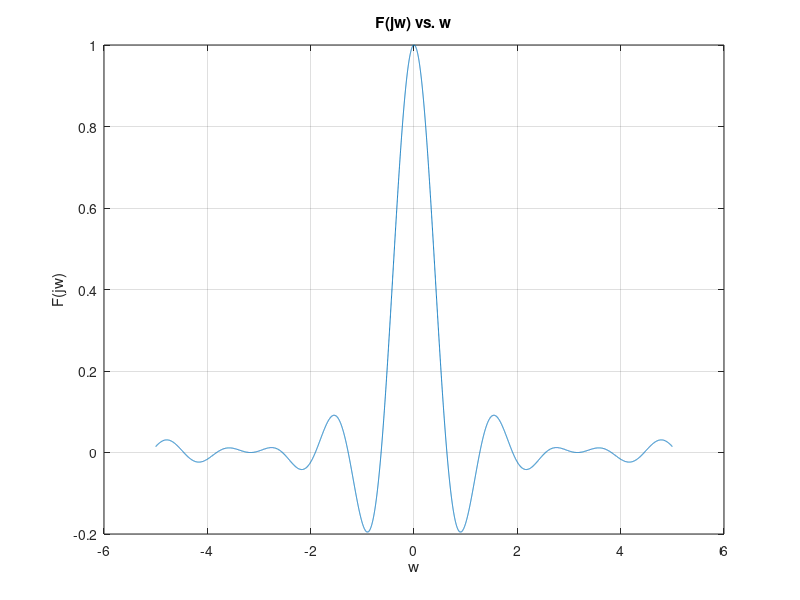
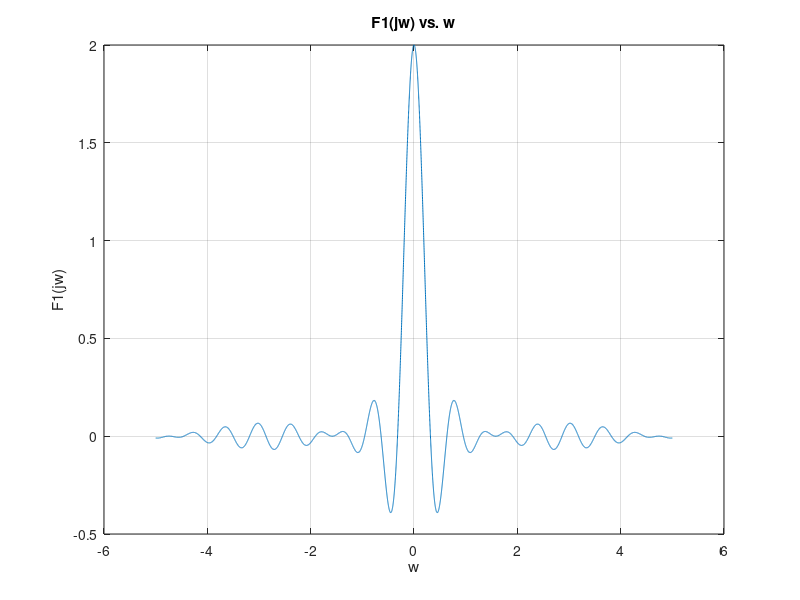
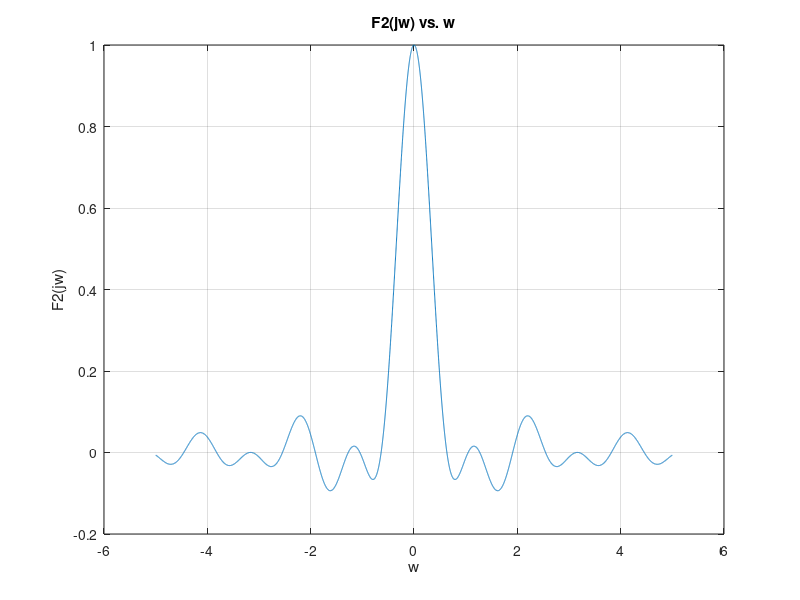
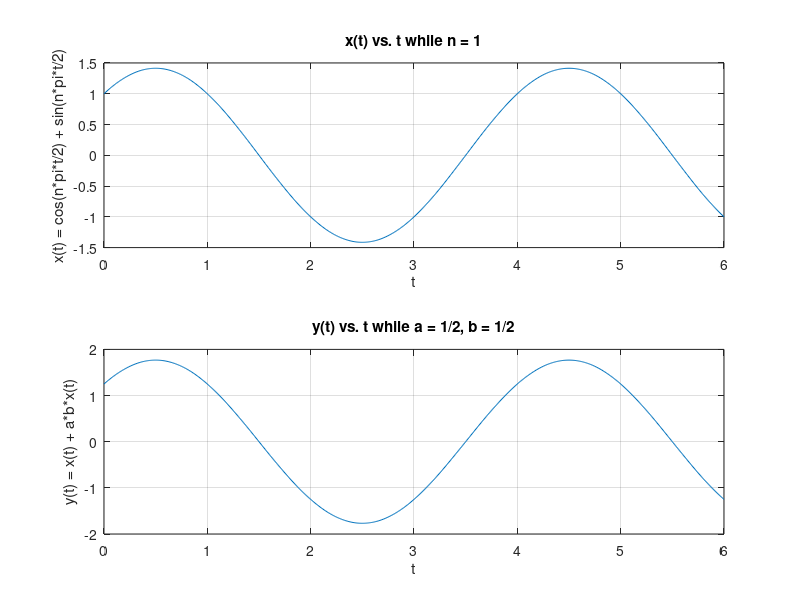

The MATLAB source for these figures, in order: (Note: this script raises an error after producing the figures.)
clear all;

% Problem 1
%==========================================================================
w = [-5:0.001:5];

Fa = exp(-j*w*0.5).*sinc(w*pi()/2);

figure (1)
plot (w, Fa)
title('F(jw) vs. w')
xlabel ('w')
ylabel ('F(jw)')
grid on

Fb = 2*exp(-j*w).*sinc(w*pi());

figure (2)
plot (w, Fb)
title('F1(jw) vs. w')
xlabel ('w')
ylabel ('F1(jw)')
grid on

Fc = exp(-j*w*1.5).*sinc(w*pi()/2);

figure (3)
plot (w, Fc)
title('F2(jw) vs. w')
xlabel ('w')
ylabel ('F2(jw)')
grid on

% Problem 3
%==========================================================================

t = [0:0.01:6];
n = 1;
a = 1/2;
b = 1/2;

% Plot x(t) vs. t
xt = cos(n*pi()*t/2) + sin(n*pi()*t/2);

figure (4)
subplot(2,1,1)

plot (t, xt)
title('x(t) vs. t while n = 1')
xlabel ('t')
ylabel ('x(t) = cos(n*pi*t/2) + sin(n*pi*t/2)')
grid on

% Plot y(t) vs. t
yt = xt + a*b*xt;

subplot(2,1,2)
plot (t, yt)
title('y(t) vs. t while a = 1/2, b = 1/2')
xlabel ('t')
ylabel ('y(t) = x(t) + a*b*x(t)')
grid on

% Problem 4
%==========================================================================

t = [-1:0.01:2];

% Plot x(t) vs. t
xt = t.*(heaviside(t)-heaviside(t-1));

figure (5)
subplot(3,1,1)

plot (t, xt)
axis([-1,2,-0.5,1.5])
title('x(t) vs. t')
xlabel ('t')
ylabel ('x(t) = t(u(t)-u(t-1))')
grid on

% Plot h(t) vs. t
ht = heaviside(t)-heaviside(t-1);

subplot(3,1,2)

plot (t, ht)
axis([-1,2,-0.5,1.5])
title('h(t) vs. t')
xlabel ('t')
ylabel ('h(t) = t(u(t)-u(t-1))')
grid on

% Plot y(t) vs. t 
ht = heaviside(t-1)-heaviside(t-2);
yt = convn(xt,ht,'same');

subplot(3,1,3)
plot (t, yt)
axis([-1,2,-0.5,4])
title('y(t) vs. t')
xlabel ('t')
ylabel ('y(t) = x(t)*y(t) ERROR')
grid on

% Problem 5
%==========================================================================
t = [-0.5:0.01:4];

% Plot x(t)
xt = (5*sin(10*t)).*heaviside(t);

figure (6)
subplot(2,1,1)

plot (t, xt)
title('x(t) vs. t')
xlabel ('t')
ylabel ('x(t) = (5*sin(10*t))u(t)')
grid on

% Plot y(t)
yt = (-2.5*(cos(10*t)-sin(10*t))+2.5*exp(-10*t)).*heaviside(t);

subplot(2,1,2)
plot (t, yt)
axis([-0.5,4,-5,5])
title('y(t) vs. t')
xlabel ('t')
ylabel ('y(t) = (-2.5*(cos(10*t)-sin(10*t))+2.5*exp(-10*t))u(t)')
grid on

% FFT of h(t)
Fs = 30;
T = 1/Fs;
L = 1000;
t = (0:L-1)*T;
ht = 1/sqrt(2)*cos(10*t-pi()/4).*heaviside(t);

NFFT = 2^nextpow2(L);
H = fft(ht,NFFT)/L;
f = Fs/2*linspace(0,1,NFFT/2+1);

figure (7)
plot(f*(2*pi()), 2*abs(H(1:NFFT/2+1)))
title('FFT of h(t)')
xlabel('w(rad/s)')
ylabel('|H(f)|')

% FFT of x(t)
xt = (5*sin(10*t)).*heaviside(t);
X = fft(xt, NFFT)/L;

figure (8)
plot(f, 2*abs(X(1:NFFT/2+1)))
title('FFT of x(t)')
xlabel('Frequency (Hz)')
ylabel('|X(f)|')

% Z-transform of h(t)
syms n;
h = 1/sqrt(2)*cos(10*n-pi()/4).*heaviside(n);
ztrans(h)

% Plot |H(exp(jwT)| vs. w.
w = [0:0.01:13];
h = exp(-j*w*pi()/4)/sqrt(2)*pi().*[dirac(w-10)+dirac(w+10)];

figure (9)
plot(w, abs(h))
title('|H(exp(-j*w*pi/4))| vs. w ERROR')
xlabel('w (rad/s)')
ylabel('|H(exp(-j*w*pi/4))|')

% Problem 6
%==========================================================================

% Plot v(t) vs t
T = 1/4000;
t = [0:0.00001:0.001];
vt = 4/pi()*sin(2*pi()*t/T) + 2/pi()*sin(4*pi()*t/T);

figure (10)
subplot(2,1,1)
plot(t, vt)
title('v(t) vs. t')
xlabel('t(s^(-1))')
ylabel('v(t)')

% Plot y(t) vs t
yt =1/sqrt(16*pi()^2+1)*sin(2*pi()*t/T-atan(4*pi()))+1/sqrt(144*pi()^2+1)*sin(4*pi()*t/T-atan(12*pi()));

subplot(2,1,2)
plot(t, yt)
title('y(t) vs. t')
xlabel('t(s^(-1))')
ylabel('y(t)')